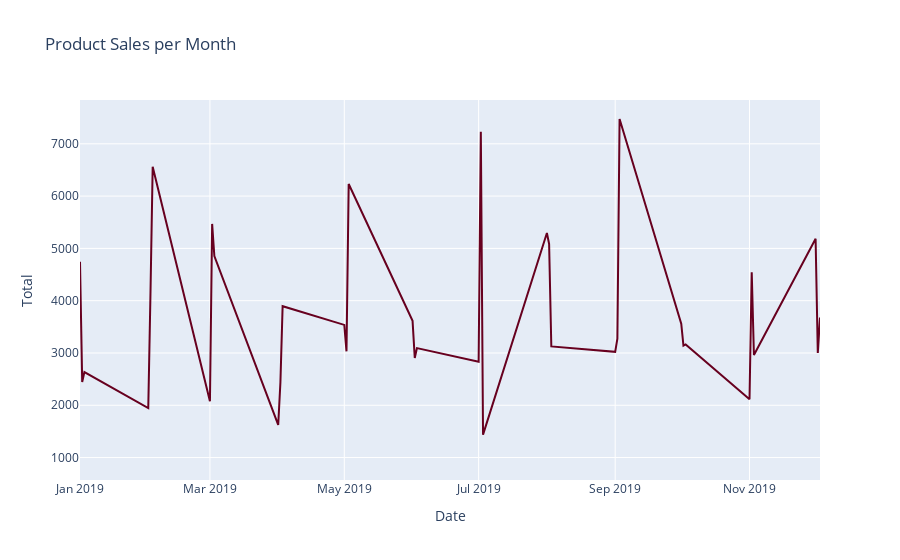

Write notebook code for a chart like this one.
### Code cell
#Plotting histogram for Sales generated for each month
sales_plot=px.line(Sales_data,x='Date',y='Total',title='Product Sales per Month',
                            color_discrete_sequence=px.colors.sequential.RdBu)
sales_plot.show()
